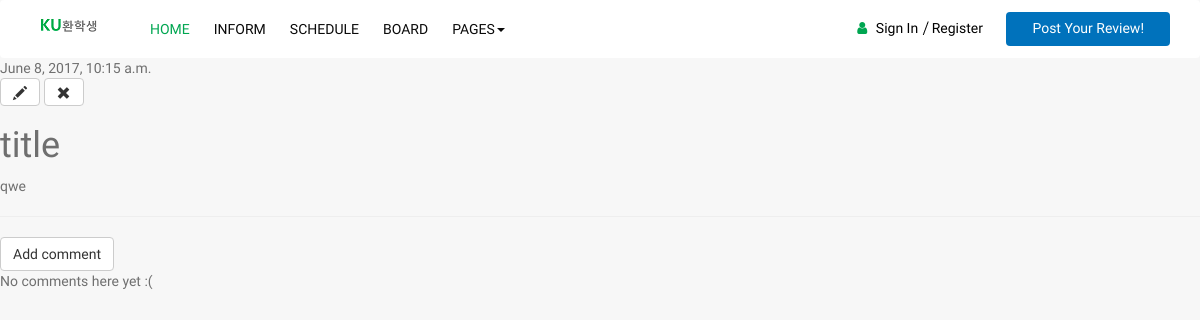
/blog/post/6/, run on the app's committed database.
### blog/models.py (models this page shows, shortened)
class Post(models.Model):
    author = models.ForeignKey('auth.User')
    title = models.CharField(max_length=200)
    text = models.TextField()
    created_date = models.DateTimeField(
            default=timezone.now)
    published_date = models.DateTimeField(
            blank=True, null=True)
    photo = models.ImageField(blank=True, null=True)
    class Admin:
    	   pass

### blog/views.py (the view)
# urls.py: url(r'^post/(?P<pk>[0-9]+)/$', views.post_detail, name='post_detail'),
def post_detail(request, pk):
    post = get_object_or_404(Post, pk=pk)
    return render(request, 'blog/post_detail.html', {'post': post})

### blog/templates/blog/post_detail.html (shortened to what this page needs)
<html lang="ko">
  <head>
    {% load staticfiles %}
    <link rel="stylesheet" href="{% static 'css/bootstrap.min.css' %}" >
    <link rel="stylesheet" href="{% static 'css/font-awesome.min.css' %}">
	<link rel="stylesheet" href="{% static 'css/icofont.css' %}">
    <link rel="stylesheet" href="{% static 'css/slidr.css' %}">
    <link rel="stylesheet" href="{% static 'css/main.css' %}">
	<link id="preset" rel="stylesheet" href="{% static 'css/presets/preset1.css' %}">
    <link rel="stylesheet" href="{% static 'css/responsive.css' %}">
  </head>
  <body>
	<header id="header" class="clearfix">
		<nav class="navbar navbar-default">
			<div class="container">
				<div class="navbar-header">
					<a class="navbar-brand"><img class="img-responsive" src="{% static 'images/mainlogo.png' %}" alt="Logo"></a>
				</div>
				<div class="navbar-left">
					<div class="collapse navbar-collapse" id="navbar-collapse">
						<ul class="nav navbar-nav">
							<li class="active"><a href="{% url 'main_view' %}">Home</a></li>
							<li><a href="job-list.html">Inform</a></li>
							<li><a href="details.html">Schedule</a></li>
							<li><a href="{% url 'post_list' %}">Board</a></li>
							<li class="dropdown"><a href="javascript:void(0);" class="dropdown-toggle" data-toggle="dropdown">Pages<span class="caret"></span></a>
							</li>
						</ul>
					</div>
				</div>
				<div class="nav-right">
					<ul class="sign-in">
						<li><i class="fa fa-user"></i></li>
						<li><a href="{% url 'login' %}">Sign In</a></li>
						<li><a href="{% url 'register' %}">Register</a></li>
					</ul>
					<a href="{% url 'post_new' %}" class="btn">Post Your Review!</a>
				</div>
			</div>
		</nav>
	</header>
    <div class="post">
{% if post.published_date %}
    <div class="date">
        {{ post.published_date }}
    </div>
{% else %}
    <a class="btn btn-default" href="{% url 'post_publish' pk=post.pk %}">Publish</a>
{% endif %}
        <a class="btn btn-default" href="{% url 'post_edit' pk=post.pk %}"><span class="glyphicon glyphicon-pencil"></span></a>
        <a class="btn btn-default" href="{% url 'post_remove' pk=post.pk %}"><span class="glyphicon glyphicon-remove"></span></a>
        <h1>{{ post.title }}</h1>
        <p>{{ post.text|linebreaksbr }}</p>
    </div>
    <hr>
    <a class="btn btn-default" href="{% url 'add_comment_to_post' pk=post.pk %}">Add comment</a>
    {% for comment in post.comments.all %}
    <div class="comment">
        <div class="date">{{ comment.created_date }}</div>
        <strong>{{ comment.author }}</strong>
        <p>{{ comment.text|linebreaks }}</p>
    </div>
{% empty %}
    <p>No comments here yet :(</p>
{% endfor %}
</body>
</html>

### static/css/main.css (style rules this page uses)
html, body { font-family: 'Ubuntu', sans-serif; font-weight:400; color:#6f6f6f; overflow-x:hidden; -webkit-font-smoothing: antialiased; background-color: #f7f7f7; }
h1, h2, h3, h4, h5, h6 { font-family: 'Ubuntu', sans-serif; font-weight:normal; }
ul { margin:0; padding:0; list-style:none; }
a { font-family: 'Ubuntu', sans-serif; color: #00a651; }
a, a:hover, a:focus, input:focus { text-decoration:none; outline: none; color:#02743a; }
img { max-width: 100%; }
#header .navbar-default { padding: 4px 0; background: #fff; border: none; }
.navbar-brand { padding: 6px 15px; height: inherit; }
.navbar { margin: 0; }
.nav li a, .navbar-default .navbar-nav>li>a { background-color: transparent; font-weight: 500; font-size: 14px; color: #0a0a0a; padding: 15px 12px; text-transform: uppercase; }
.nav li a:hover, .navbar-default .navbar-nav>li>a:focus, .navbar-default .navbar-nav>li>a:hover, .navbar-default .navbar-nav>.active>a:focus, .navbar-default .navbar-nav>.active>a:hover, .navbar-default .navbar-nav>.active>a, .navbar-default .navbar-nav>.open>a, .navbar-default .navbar-nav>.open>a:focus, .navbar-default .navbar-nav>.open>a:hover, .dropdown-menu>.active>a, .dropdown-menu>.active>a:focus, .dropdown-menu>.active>a:hover, .navbar-default .navbar-nav .open .dropdown-menu > .active > a, .navbar-default .navbar-nav .open .dropdown-menu > li > a:focus, .navbar-default .navbar-nav .open .dropdown-menu > li > a:hover, .navbar-default .navbar-nav .open .dropdown-menu > .active > a:focus, .navbar-default .navbar-nav .open .dropdown-menu > .active > a:hover { background-color: transparent; color: #00a651; }
.nav-right { margin-top: 4px; text-align: right; }
.sign-in { display:inline; }
.sign-in li { display:inline-block; margin-top: 10px; }
.language-dropdown i.fa-globe, .sign-in li i { font-size: 14px; color: #00a651; margin-right: 5px; }
.sign-in li:last-child { position: relative; padding-left: 10px; }
.sign-in li:last-child:before { position: absolute; left: 0; top: 50%; background-image: url(../images/1.png); background-repeat: no-repeat; width: 7px; height: 14px; content:""; margin-top: -7px; }
.sign-in li a { color: #000000; font-size: 14px; }
#header a.btn, .download-button a.btn { padding: 5px 25px 7px; background-color: #0072bc; font-weight: 400; font-size: 14px; color: #fff; margin-left: 20px; }
input, select, a, .transition, .footer-widget input, .favorites-user small, .feedback input[type="submit"], .select-category li:before, .team-social, .social-widget a, .banner-form input[type="submit"], .category-title, .category-icon img, .category-quantity, .owl-next, .owl-prev, .home-banner .contact-form .form-control, .col-to-action .btn, .see-more button, .post-resume .upload-image, .close-icon { -webkit-transition: all 500ms; -moz-transition: all 500ms; -ms-transition: all 500ms; -o-transition: all 500ms; transition: all 500ms; }

### data on the page
Post: published_date "June 8, 2017, 10:15 a.m.", title "title", text "qwe"
